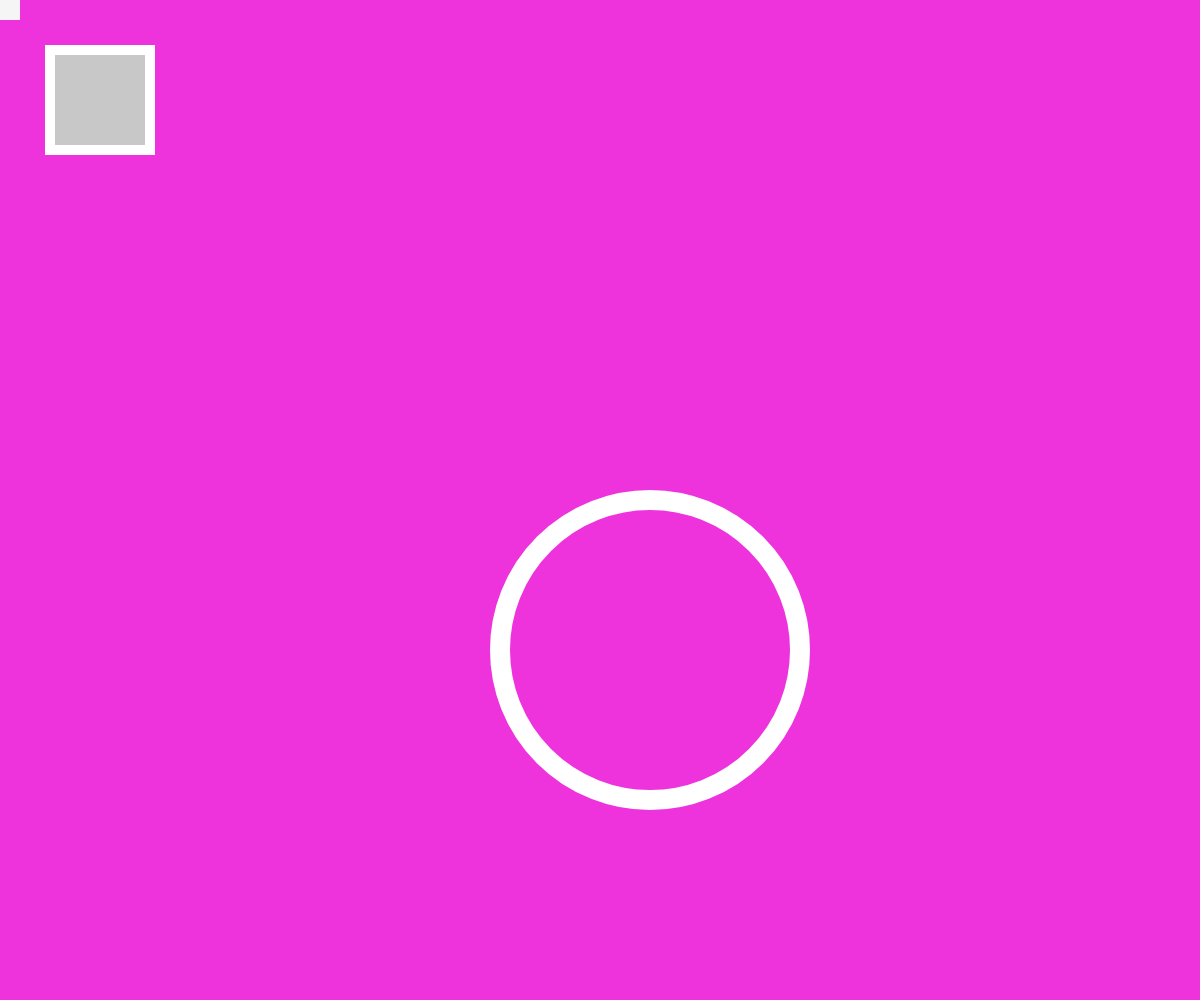
Frame 1 (no input)
Frame 60 (no input): identical to frame 1, image omitted
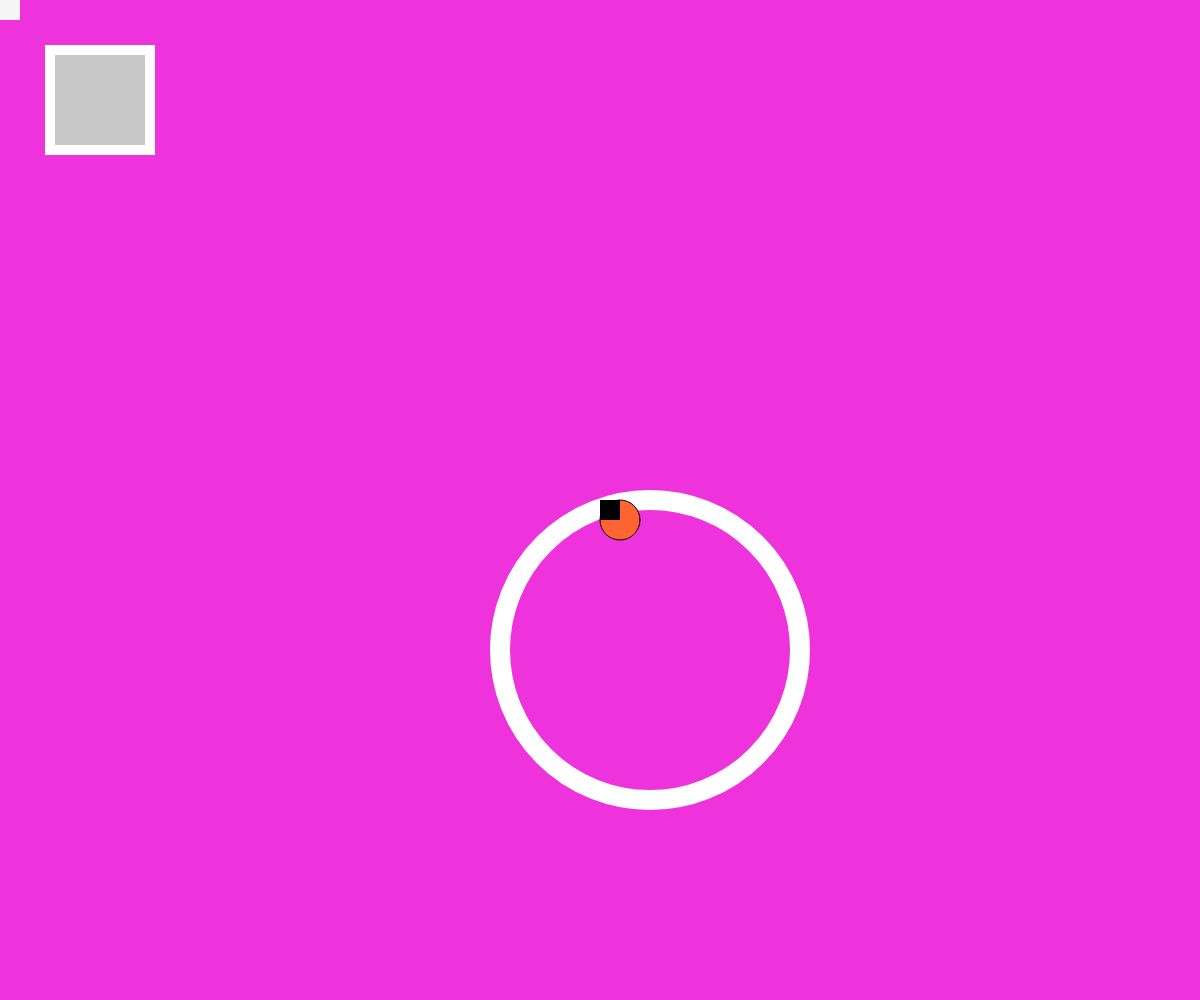
Frame 120 (the mouse pressed at the canvas centre since frame 60)

The p5.js sketch that drew these frames (run headless with seeded random() and noise() and a simulated clock; from frame 60 on, the mouse is pressed at the canvas centre):

// p5.js sketch
// ── sketch.js
//변수 -> 저장하는면 제공
var number;
number = 5 + 5;
alert(number);

number = 3;
alert(number);

number = number * 100;
alert(number);

alert(2 != 2);
// == 는 양쪽 두개가 같은지
// != 는 양쪽 두개가 다른지, !는 부정으로 쓰임

alert(2 <= 1);
// <= >= 부등호를 오른쪽에 둔다.

//함수 -> 기능적인면 제공
function setup() {
	createCanvas(windowWidth, windowHeight);
	background("#ee33dd");

	fill(200);
	stroke(255);
	strokeWeight(10);
	rect(50, 50, 100, 100);
	fill(0);
	noFill();
	stroke(255);
	strokeWeight(20);
	ellipseMode("corner");
	ellipse(500, 500, number, number);
}

function draw() {
	if (mouseIsPressed) fill(0);
	else fill(245);
	stroke(255, 0, 0);
	strokeWeight(2);
	noStroke();
	rect(windowWidth - mouseX, windowHeight - mouseY, 20, 20);
	rect(windowWidth - mouseX, mouseY, 20, 20);
	rect(mouseX, mouseY, 20, 20);
	rect(mouseX, windowHeight - mouseY, 20, 20);
}

function windowResized() {
	resizeCanvas(windowWidth, windowHeight);
}
// ── script.html
<!DOCTYPE html>
<html>
<head>
	<meta charset="utf-8">
	<meta name="viewport" content="width=device-width, initial-scale=1">
	<title></title>
	<script>

	function talk(number){
		alert(number + " is cat");
	}

	talk ("김정은");
	talk ("배성진");
	</script>
</head>
<body>

</body>
</html>
// ── sketch2.js
//변수 -> 저장하는면 제공, 주로 var
var circleScale = 0; 

//함수 -> 기능적인면 제공
function setup() {
	createCanvas(windowWidth, windowHeight);
	background("#79BD8F");
	noCursor();
}

function draw() {
	if(mouseY > windowHeight * 0 && mouseY < windowHeight * 0.33){
		background("#FFFF9D");
	}

	else if(mouseY > windowHeight * 0.33 && mouseY < windowHeight * 0.66){
		background("#BEEB9F");
	}

	else{
		background("#79BD8F");
	}

	if(mouseIsPressed){
		circleScale = circleScale + 3;
	}

	if(circleScale > 500){
		circleScale = 0;	
	}

		noFill();
		stroke("aqua")
		strokeWeight(10);
		//ellipse(windowWidth * 0.5, windowHeight * 0.5, 300, 300);
		ellipse(mouseX, mouseY, circleScale, circleScale);
}
// ── sketch3.js
var circleSize = 40;
var stratX;
var startY;
//이름은 마음대로 지으나, 되도록 동작을 설명하게 적어야,
// start X, Y는 x부터시작하는값, Y부터 시작하는 값을 설명

function setup(){
	createCanvas (windowWidth, windowHeight);
	background (235);

	stroke (255, 0, 0);
	strokeWeight (3);
	line (150, 150, windowWidth * 0.5, windowHeight * 0.5);
	//라인은 각각 (X, Y, X, Y) 앞의 xy에서 뒤의 xy까지 선을 긋는다.

	stroke (0);
	strokeWeight (20);
	point (windowWidth * 0.5, windowHeight * 0.5);
	// windowWidth * 곱하기, 창의 최대크기는 1이라 절반은
	//0.5, 3분할은 0.33, 0.66, 1이 편하다.
}


//mouseClicked는 Pressed 와 Released를 동시에,
//mousePressed는 눌렀을때, mouseReleased는 땠을때
function mousePressed(){
	startX = mouseX;
	startY = mouseY;
	stroke (0);
	strokeWeight (1);
	fill (255, 100, 50);
	ellipse (mouseX, mouseY, 40, 40);
}

function mouseReleased(){
	line(startX, startY, mouseX, mouseY)
	//라인은 각각 (X, Y, X, Y) 앞의 xy에서 뒤의 xy까지 선을 긋는다.
	stroke (0);
	strokeWeight (1);
	fill (100, 255, 50);
	ellipse (mouseX, mouseY, 40, 40);
	circleSize = 40;
}

function mouseDragged(){
	circleSize = circleSize + 1;
	console.log (mouseX + " " + mouseY);
	ellipse(mouseX, mouseY, circleSize, circleSize);
	// +와 " "는 마우스 X, Y를 분리시키기 위헤
	//콘솔창에 정보를 출력하는 함수
	//콘솔창에 마우스 드래그가 1로 표시되고 그것이 몇번 실행되었는지 기록
	//문장을 연할땐 +로
}
// ── style.css
body, html {
			margin: 0;
			padding: 0;
			overflow: hidden;
		}
